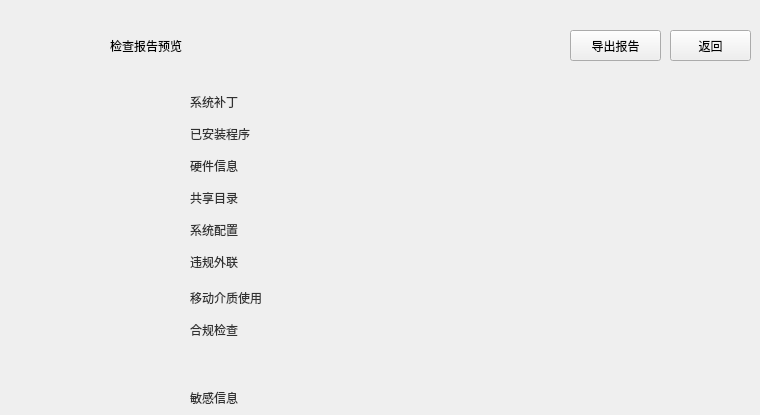
    <widget class="QWidget" name="page_24">
     <widget class="QLabel" name="label_31">
      <property name="geometry">
       <rect>
        <x>110</x>
        <y>30</y>
        <width>151</width>
        <height>31</height>
       </rect>
      </property>
      <property name="styleSheet">
       <string notr="true">font: 16pt &quot;微软雅黑&quot;;</string>
      </property>
      <property name="text">
       <string>检查报告预览</string>
      </property>
     </widget>
     <widget class="QPushButton" name="htmlBackButton">
      <property name="geometry">
       <rect>
        <x>670</x>
        <y>30</y>
        <width>81</width>
        <height>31</height>
       </rect>
      </property>
      <property name="text">
       <string>返回</string>
      </property>
     </widget>
     <widget class="QPushButton" name="outHtmlButton">
      <property name="geometry">
       <rect>
        <x>570</x>
        <y>30</y>
        <width>91</width>
        <height>31</height>
       </rect>
      </property>
      <property name="text">
       <string>导出报告</string>
      </property>
     </widget>
     <widget class="QLabel" name="label_142">
      <property name="geometry">
       <rect>
        <x>190</x>
        <y>222</y>
        <width>54</width>
        <height>16</height>
       </rect>
      </property>
      <property name="styleSheet">
       <string notr="true">color: rgb(49, 49, 49);
font: 12px &quot;宋体&quot;;</string>
      </property>
      <property name="text">
       <string>系统配置</string>
      </property>
     </widget>
     <widget class="QLabel" name="label_143">
      <property name="geometry">
       <rect>
        <x>190</x>
        <y>158</y>
        <width>54</width>
        <height>16</height>
       </rect>
      </property>
      <property name="styleSheet">
       <string notr="true">color: rgb(49, 49, 49);
font: 12px &quot;宋体&quot;;</string>
      </property>
      <property name="text">
       <string>硬件信息</string>
      </property>
     </widget>
     <widget class="QLabel" name="label_144">
      <property name="geometry">
       <rect>
        <x>190</x>
        <y>94</y>
        <width>54</width>
        <height>16</height>
       </rect>
      </property>
      <property name="styleSheet">
       <string notr="true">color: rgb(49, 49, 49);
font: 12px &quot;宋体&quot;;</string>
      </property>
      <property name="text">
       <string>系统补丁</string>
      </property>
     </widget>
     <widget class="QLabel" name="resLabel_20">
      <property name="geometry">
       <rect>
        <x>290</x>
        <y>158</y>
        <width>271</width>
        <height>16</height>
       </rect>
      </property>
      <property name="styleSheet">
       <string notr="true">color: #9ab1c1;
font: 12px &quot;宋体&quot;;</string>
      </property>
      <property name="text">
       <string/>
      </property>
     </widget>
     <widget class="QLabel" name="label_145">
      <property name="geometry">
       <rect>
        <x>190</x>
        <y>126</y>
        <width>71</width>
        <height>16</height>
       </rect>
      </property>
      <property name="styleSheet">
       <string notr="true">color: rgb(49, 49, 49);
font: 12px &quot;宋体&quot;;</string>
      </property>
      <property name="text">
       <string>已安装程序</string>
      </property>
     </widget>
     <widget class="QLabel" name="resLabel_21">
      <property name="geometry">
       <rect>
        <x>290</x>
        <y>322</y>
        <width>271</width>
        <height>16</height>
       </rect>
      </property>
      <property name="styleSheet">
       <string notr="true">color: #9ab1c1;
font: 12px &quot;宋体&quot;;</string>
      </property>
      <property name="text">
       <string/>
      </property>
     </widget>
     <widget class="QLabel" name="label_146">
      <property name="geometry">
       <rect>
        <x>190</x>
        <y>190</y>
        <width>54</width>
        <height>16</height>
       </rect>
      </property>
      <property name="styleSheet">
       <string notr="true">color: rgb(49, 49, 49);
font: 12px &quot;宋体&quot;;</string>
      </property>
      <property name="text">
       <string>共享目录</string>
      </property>
     </widget>
     <widget class="QLabel" name="label_147">
      <property name="geometry">
       <rect>
        <x>190</x>
        <y>322</y>
        <width>54</width>
        <height>16</height>
       </rect>
      </property>
      <property name="styleSheet">
       <string notr="true">color: rgb(49, 49, 49);
font: 12px &quot;宋体&quot;;</string>
      </property>
      <property name="text">
       <string>合规检查</string>
      </property>
     </widget>
     <widget class="QLabel" name="resLabel_22">
      <property name="geometry">
       <rect>
        <x>290</x>
        <y>290</y>
        <width>271</width>
        <height>16</height>
       </rect>
      </property>
      <property name="styleSheet">
       <string notr="true">color: #9ab1c1;
font: 12px &quot;宋体&quot;;</string>
      </property>
      <property name="text">
       <string/>
      </property>
     </widget>
     <widget class="QLabel" name="resLabel_23">
      <property name="geometry">
       <rect>
        <x>290</x>
        <y>254</y>
        <width>271</width>
        <height>16</height>
       </rect>
      </property>
      <property name="styleSheet">
       <string notr="true">color: #9ab1c1;
font: 12px &quot;宋体&quot;;</string>
      </property>
      <property name="text">
       <string/>
      </property>
     </widget>
     <widget class="QLabel" name="label_149">
      <property name="geometry">
       <rect>
        <x>190</x>
        <y>254</y>
        <width>54</width>
        <height>16</height>
       </rect>
      </property>
      <property name="styleSheet">
       <string notr="true">color: rgb(49, 49, 49);
font: 12px &quot;宋体&quot;;</string>
      </property>
      <property name="text">
       <string>违规外联</string>
      </property>
     </widget>
     <widget class="QLabel" name="resLabel_24">
      <property name="geometry">
       <rect>
        <x>290</x>
        <y>222</y>
        <width>271</width>
        <height>16</height>
       </rect>
      </property>
      <property name="styleSheet">
       <string notr="true">color: #9ab1c1;
font: 12px &quot;宋体&quot;;</string>
      </property>
      <property name="text">
       <string/>
      </property>
     </widget>
     <widget class="QLabel" name="label_150">
      <property name="geometry">
       <rect>
        <x>190</x>
        <y>290</y>
        <width>81</width>
        <height>16</height>
       </rect>
      </property>
      <property name="styleSheet">
       <string notr="true">color: rgb(49, 49, 49);
font: 12px &quot;宋体&quot;;</string>
      </property>
      <property name="text">
       <string>移动介质使用</string>
      </property>
     </widget>
     <widget class="QLabel" name="resLabel_25">
      <property name="geometry">
       <rect>
        <x>290</x>
        <y>94</y>
        <width>271</width>
        <height>16</height>
       </rect>
      </property>
      <property name="styleSheet">
       <string notr="true">color: #9ab1c1;
font: 12px &quot;宋体&quot;;</string>
      </property>
      <property name="text">
       <string/>
      </property>
     </widget>
     <widget class="QLabel" name="resLabel_26">
      <property name="geometry">
       <rect>
        <x>290</x>
        <y>190</y>
        <width>271</width>
        <height>16</height>
       </rect>
      </property>
      <property name="styleSheet">
       <string notr="true">color: #9ab1c1;
font: 12px &quot;宋体&quot;;</string>
      </property>
      <property name="text">
       <string/>
      </property>
     </widget>
     <widget class="QLabel" name="resLabel_27">
      <property name="geometry">
       <rect>
        <x>290</x>
        <y>126</y>
        <width>271</width>
        <height>16</height>
       </rect>
      </property>
      <property name="styleSheet">
       <string notr="true">color: #9ab1c1;
font: 12px &quot;宋体&quot;;</string>
      </property>
      <property name="text">
       <string/>
      </property>
     </widget>
     <widget class="QLabel" name="label_148">
      <property name="geometry">
       <rect>
        <x>190</x>
        <y>390</y>
        <width>54</width>
        <height>16</height>
       </rect>
      </property>
      <property name="styleSheet">
       <string notr="true">color: rgb(49, 49, 49);
font: 12px &quot;宋体&quot;;</string>
      </property>
      <property name="text">
       <string>敏感信息</string>
      </property>
     </widget>
     <widget class="QLabel" name="resLabel_19">
      <property name="geometry">
       <rect>
        <x>290</x>
        <y>390</y>
        <width>271</width>
        <height>16</height>
       </rect>
      </property>
      <property name="styleSheet">
       <string notr="true">color: #9ab1c1;
font: 12px &quot;宋体&quot;;</string>
      </property>
      <property name="text">
       <string/>
      </property>
     </widget>
    </widget>
